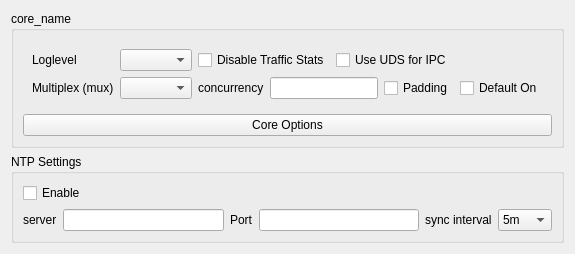
     <widget class="QWidget" name="tab_4">
      <attribute name="title">
       <string>Core</string>
      </attribute>
      <layout class="QVBoxLayout" name="verticalLayout">
       <item>
        <widget class="QGroupBox" name="groupBox_core">
         <property name="sizePolicy">
          <sizepolicy hsizetype="Preferred" vsizetype="Maximum">
           <horstretch>0</horstretch>
           <verstretch>0</verstretch>
          </sizepolicy>
         </property>
         <property name="title">
          <string notr="true">core_name</string>
         </property>
         <layout class="QVBoxLayout" name="verticalLayout_3">
          <item>
           <widget class="QWidget" name="assest_group" native="true">
            <layout class="QGridLayout" name="gridLayout_2">
             <item row="0" column="1">
              <layout class="QHBoxLayout" name="horizontalLayout_20">
               <item>
                <widget class="QComboBox" name="log_level">
                 <property name="sizePolicy">
                  <sizepolicy hsizetype="Maximum" vsizetype="Fixed">
                   <horstretch>0</horstretch>
                   <verstretch>0</verstretch>
                  </sizepolicy>
                 </property>
                </widget>
               </item>
               <item>
                <widget class="QCheckBox" name="disable_stats">
                 <property name="sizePolicy">
                  <sizepolicy hsizetype="Maximum" vsizetype="Fixed">
                   <horstretch>0</horstretch>
                   <verstretch>0</verstretch>
                  </sizepolicy>
                 </property>
                 <property name="minimumSize">
                  <size>
                   <width>0</width>
                   <height>0</height>
                  </size>
                 </property>
                 <property name="toolTip">
                  <string>&lt;html&gt;&lt;head/&gt;&lt;body&gt;&lt;p&gt;Might
                                                                            Improve Ping and Performance&lt;/p&gt;&lt;/body&gt;&lt;/html&gt;
                                                                        </string>
                 </property>
                 <property name="text">
                  <string>Disable Traffic Stats</string>
                 </property>
                </widget>
               </item>
               <item>
                <widget class="QCheckBox" name="core_use_uds">
                 <property name="toolTip">
                  <string>Use Unix Domain Socket for communication between nekobox and nekobox_core</string>
                 </property>
                 <property name="text">
                  <string>Use UDS for IPC</string>
                 </property>
                </widget>
               </item>
              </layout>
             </item>
             <item row="1" column="1">
              <layout class="QHBoxLayout" name="horizontalLayout">
               <item>
                <widget class="QComboBox" name="mux_protocol"/>
               </item>
               <item>
                <widget class="QLabel" name="label_7">
                 <property name="text">
                  <string>concurrency</string>
                 </property>
                </widget>
               </item>
               <item>
                <widget class="QLineEdit" name="mux_concurrency"/>
               </item>
               <item>
                <widget class="QCheckBox" name="mux_padding">
                 <property name="text">
                  <string>Padding</string>
                 </property>
                </widget>
               </item>
               <item>
                <widget class="QCheckBox" name="mux_default_on">
                 <property name="text">
                  <string>Default On</string>
                 </property>
                </widget>
               </item>
              </layout>
             </item>
             <item row="1" column="0">
              <widget class="QLabel" name="label_6">
               <property name="text">
                <string>Multiplex (mux)</string>
               </property>
              </widget>
             </item>
             <item row="0" column="0">
              <widget class="QLabel" name="label_3">
               <property name="text">
                <string>Loglevel</string>
               </property>
              </widget>
             </item>
            </layout>
           </widget>
          </item>
          <item>
           <widget class="QPushButton" name="core_settings">
            <property name="text">
             <string>Core Options</string>
            </property>
           </widget>
          </item>
         </layout>
        </widget>
       </item>
       <item>
        <widget class="QGroupBox" name="ntp_box">
         <property name="toolTip">
          <string>&lt;html&gt;&lt;head/&gt;&lt;body&gt;&lt;p&gt;Settings for the
                                            sing-box's built-in NTP client&lt;/p&gt;&lt;/body&gt;&lt;/html&gt;
                                        </string>
         </property>
         <property name="title">
          <string>NTP Settings</string>
         </property>
         <layout class="QGridLayout" name="gridLayout_6">
          <item row="0" column="0">
           <widget class="QCheckBox" name="ntp_enable">
            <property name="text">
             <string>Enable</string>
            </property>
           </widget>
          </item>
          <item row="1" column="0">
           <layout class="QHBoxLayout" name="horizontalLayout_22">
            <item>
             <widget class="QLabel" name="ntp_server_l">
              <property name="text">
               <string>server</string>
              </property>
             </widget>
            </item>
            <item>
             <widget class="QLineEdit" name="ntp_server"/>
            </item>
            <item>
             <widget class="QLabel" name="ntp_port_l">
              <property name="text">
               <string>Port</string>
              </property>
             </widget>
            </item>
            <item>
             <widget class="QLineEdit" name="ntp_port">
              <property name="maximumSize">
               <size>
                <width>162</width>
                <height>16777215</height>
               </size>
              </property>
             </widget>
            </item>
            <item>
             <widget class="QLabel" name="ntp_interval_l">
              <property name="text">
               <string>sync interval</string>
              </property>
             </widget>
            </item>
            <item>
             <widget class="QComboBox" name="ntp_interval">
              <property name="toolTip">
               <string>&lt;html&gt;&lt;head/&gt;&lt;body&gt;&lt;p&gt;In
                                                                minutes&lt;/p&gt;&lt;/body&gt;&lt;/html&gt;
                                                            </string>
              </property>
              <item>
               <property name="text">
                <string notr="true">5m</string>
               </property>
              </item>
              <item>
               <property name="text">
                <string notr="true">10m</string>
               </property>
              </item>
              <item>
               <property name="text">
                <string notr="true">30m</string>
               </property>
              </item>
             </widget>
            </item>
           </layout>
          </item>
         </layout>
        </widget>
       </item>
      </layout>
     </widget>
